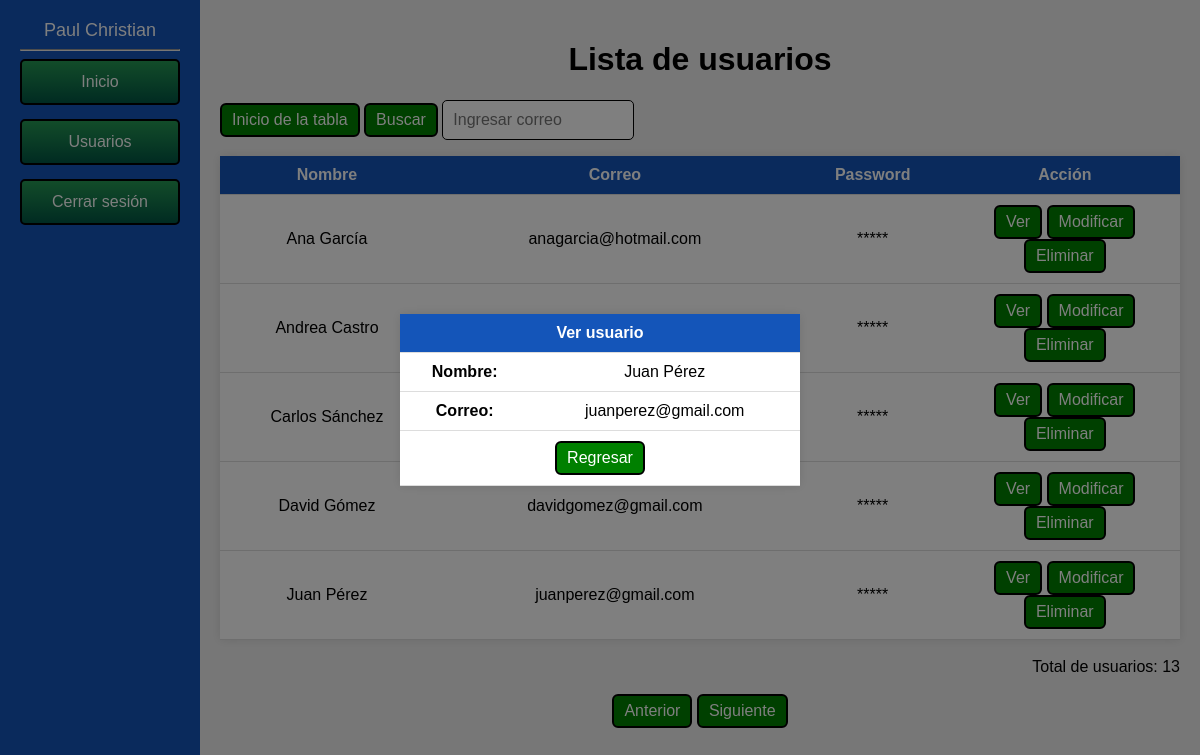
Screenshot of /proyecto2/LoginCrud1/usuarios_ver.php?correo=juanperez@gmail.com&pag=1 (signed in) with the database file from the repository.
### tables this page shows
CREATE TABLE `usuarios` (
  `nom` varchar(50) NOT NULL,
  `correo` varchar(50) NOT NULL,
  `pass` varchar(50) NOT NULL
);

### proyecto2/LoginCrud1/usuarios_tabla.php (the view, shortened to what this page needs)
<?php
include('conexion.php');
include("barra_lateral.php");
?>
<html>
<body>
<div class="ContenedorPrincipal">
<?php
    $filasmax = 5;
    if (isset($_GET['pag']))
	{
        $pagina = $_GET['pag'];
    } else
	{
        $pagina = 1;
    }
 if(isset($_POST['btnbuscar']))
{
$buscar = $_POST['txtbuscar'];
 $sqlusu = mysqli_query($conn, "SELECT * FROM usuarios where correo = '".$buscar."'");
}
else
{
 $sqlusu = mysqli_query($conn, "SELECT * FROM usuarios ORDER BY nom ASC LIMIT " . (($pagina - 1) * $filasmax)  . "," . $filasmax);
}
    $resultadoMaximo = mysqli_query($conn, "SELECT count(*) as num_usuarios FROM usuarios");
    $maxusutabla = mysqli_fetch_assoc($resultadoMaximo)['num_usuarios'];
    ?>
	<div class="ContenedorTabla" >
	<form method="POST">
	<h1>Lista de usuarios</h1>
	<div style="text-align:left">
	<a href="usuarios_tabla.php" class="BotonesUsuarios">Inicio de la tabla</a>
	<input class="BotonesUsuarios" type="submit" value="Buscar" name="btnbuscar">
	<input class="CajaTexto" type="text" name="txtbuscar"  placeholder="Ingresar correo" autocomplete="off" style='width:20%'>
	</div>
			</form>
    <table>
			<tr>
			<th>Nombre</th>
			<th>Correo</th>
            <th>Password</th>
			<th>Acción</th>
			</tr>
        <?php
        while ($mostrar = mysqli_fetch_assoc($sqlusu))
		{
            echo "<tr>";
            echo "<td>".$mostrar['nom']."</td>";
			echo "<td>".$mostrar['correo']."</td>";
			 echo "<td>*****</td>";
            echo "<td style='width:24%'>
			<a class='BotonesUsuarios' href=\"usuarios_ver.php?correo=$mostrar[correo]&pag=$pagina\">Ver</a>
			<a class='BotonesUsuarios' href=\"usuarios_modificar.php?correo=$mostrar[correo]&pag=$pagina\">Modificar</a>
			<a class='BotonesUsuarios' href=\"usuarios_eliminar.php?correo=$mostrar[correo]&pag=$pagina\" onClick=\"return confirm('¿Estás seguro de eliminar a $mostrar[nom]?')\">Eliminar</a>
			</td>";
        }
        ?>
    </table>
	<div style='text-align:right'>
	<br>
	<?php echo "Total de usuarios: ".$maxusutabla;?>
	</div>
	</div>
<div style='text-align:right'>
<br>
</div>
<div style="text-align:center">
<?php
if (isset($_GET['pag'])) {
if ($_GET['pag'] > 1) {
 ?>
<a class="BotonesUsuarios" href="usuarios_tabla.php?pag=<?php echo $_GET['pag'] - 1; ?>">Anterior</a>
<?php
}
else
{
?>
<a class="BotonesUsuarios" href="#" style="pointer-events: none">Anterior</a>
<?php
}
?>
 <?php
}
else
{
?>
<a class="BotonesUsuarios" href="#" style="pointer-events: none">Anterior</a>
<?php
}
if (isset($_GET['pag'])) {
if ((($pagina) * $filasmax) < $maxusutabla) {
?>
<a class="BotonesUsuarios" href="usuarios_tabla.php?pag=<?php echo $_GET['pag'] + 1; ?>">Siguiente</a>
<?php
} else {
?>
<a class="BotonesUsuarios" href="#" style="pointer-events: none">Siguiente</a>
<?php
}
?>
<?php
} else {
?>
<a class="BotonesUsuarios" href="usuarios_tabla.php?pag=2">Siguiente</a>
<?php
}
?>
</div>
</div>
</body>
</html>

### proyecto2/LoginCrud1/barra_lateral.php (shortened to what this page needs)
<?php
include('conexion.php');
if(isset($_SESSION['usuarioingresando']))
{
$usuarioingresado = $_SESSION['usuarioingresando'];
$buscandousu = mysqli_query($conn,"SELECT * FROM usuarios WHERE correo = '".$usuarioingresado."'");
$mostrar=mysqli_fetch_array($buscandousu);
}else
{
	header('location: index.php');
}
?>
<html>
<head>
<link rel="stylesheet" href="style.css">
</head>
<body>
<div class="BarraLateral">
<ul>
<div class="NomUsuario"><?php echo $mostrar['nom']?></div>
<hr>
<li><a href="principal.php" >Inicio</a></li>
<li><a href="usuarios_tabla.php" >Usuarios</a></li>
<li><a href="cerrar_sesion.php" >Cerrar sesión</a></li>
</ul>
</div>
</body>
</html>

### proyecto2/LoginCrud1/usuarios_ver.php
<?php
include("conexion.php");
include("usuarios_tabla.php");
$pagina = $_GET['pag'];
$correo = $_GET['correo'];
$querybuscar = mysqli_query($conn, "SELECT * FROM usuarios WHERE correo = '$correo'");
while($mostrar = mysqli_fetch_array($querybuscar))
{
	$usunom 	= $mostrar['nom'];
	$usucorreo 	= $mostrar['correo'];
}
?>
<html>
<body>
<div class="caja_popup2">
<form class="contenedor_popup" method="POST">
<table>
<tr><th colspan="2">Ver usuario</th></tr>
<tr>
<td><b>Nombre:</b></td>
<td><?php echo $usunom;?></td>
</tr>
<tr>
<td><b>Correo: </b></td>
<td><?php echo $usucorreo;?></td>
</tr>
<tr>
<td colspan="2">
<?php echo "<a class='BotonesUsuarios' href=\"usuarios_tabla.php?pag=$pagina\">Regresar</a>";?>
</td>
</tr>
</table>
</form>
</div>
</body>
</html>

### proyecto2/LoginCrud1/style.css (style rules this page uses)
body { background: #f0f0f0; font-family: Arial, sans-serif; margin:0; padding:0; display: flex; flex-direction: column; }
.CajaTexto { width: 80%; padding: 10px; font-size:1em; border-radius:5px; border:1px solid black; color:black; }
.NomUsuario { font-size:18px; color:white; word-break:break-all; }
.BarraLateral { position: fixed; top: 0; left: 0; width: 200px; height: 100%; background-color: #1455B9; padding: 20px; box-sizing: border-box; text-align:center; }
.BarraLateral ul { list-style: none; padding: 0; margin: 0; }
.BarraLateral li { text-align:center; margin-bottom: 14px; padding: 12px 10px; border-radius:5px; border:2px solid black; background: linear-gradient(180deg,#259953,#015644); }
.BarraLateral a { color: white; text-decoration: none; }
.ContenedorPrincipal { margin-left: 200px; padding: 20px; box-sizing: border-box; text-align:center; }
table { border-collapse: collapse; width: 100%; margin: 0 auto; background-color: white; box-shadow: 0 0 10px rgba(0, 0, 0, 0.1); }
th { background-color: #1455B9; color: white; }
th, td { padding: 10px; text-align: center; border-bottom: 1px solid #dddddd; }
.ContenedorTabla { margin-left: auto; margin-right: auto; max-width:1260px; width: 100%; }
.BotonesUsuarios { text-align:center; display: inline-block; background:green; padding: 6px 10px; border-radius:6px; text-decoration: none; color:white; border:2px solid black; cursor:pointer; font-size: 16px; }
.contenedor_popup { top: 50%; left: 50%; position: absolute; transform: translate(-50%,-50%); width:400px; transition: all 0.2s; background-color:white; }
.caja_popup2 { display: block; position: absolute; padding:0; background-color:rgba(0, 0, 0, 0.5); width:100%; height:100%; }

### rows the page displays
usuarios: nom "Paul Christian"
usuarios: nom "Ana García", correo "anagarcia@hotmail.com"
usuarios: nom "Andrea Castro"
usuarios: nom "Carlos Sánchez"
usuarios: nom "David Gómez", correo "davidgomez@gmail.com"
usuarios: nom "Juan Pérez", correo "juanperez@gmail.com"

### other values shown
$maxusutabla "13"
